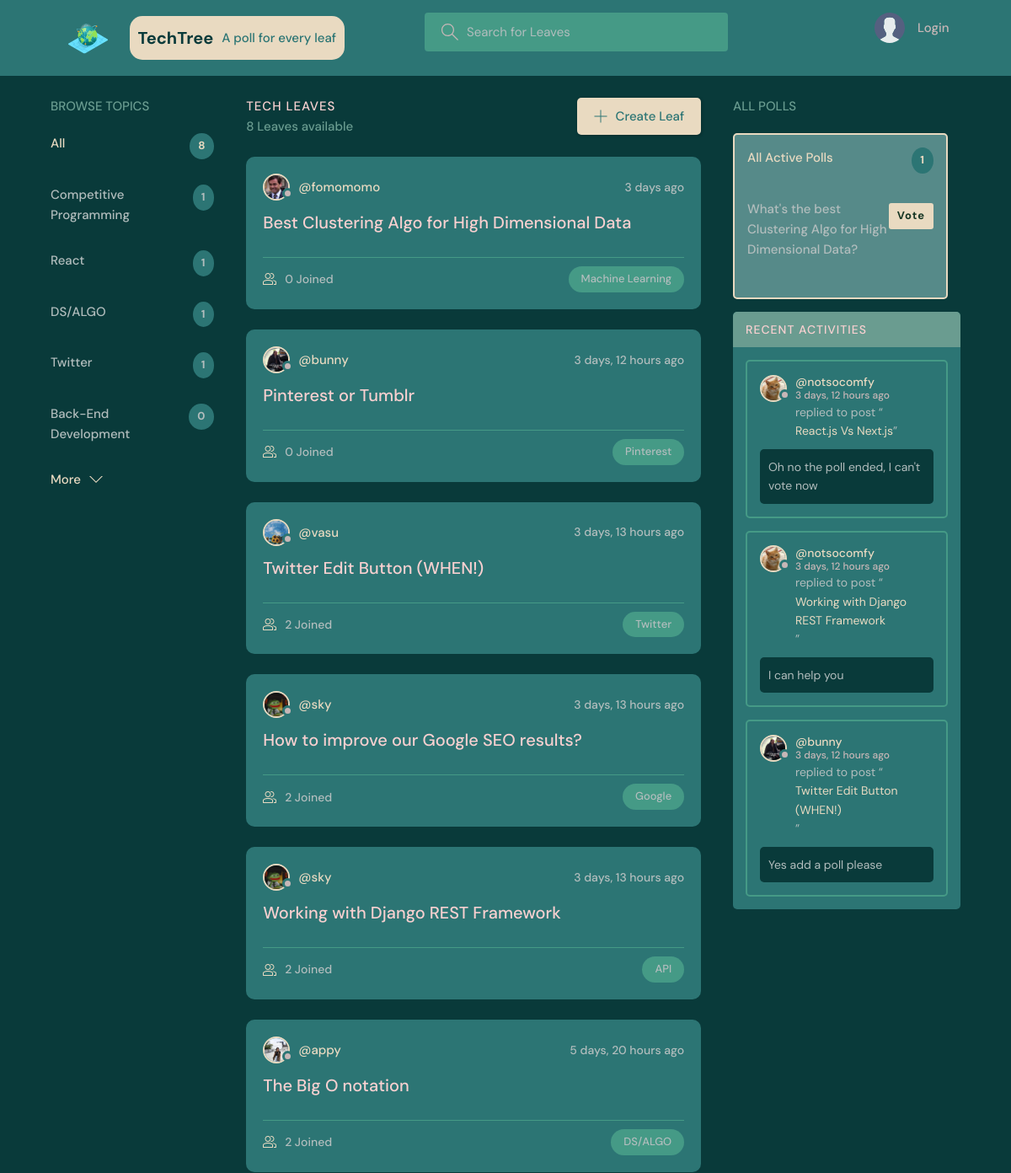
Before: / (upper part) with the older database file.
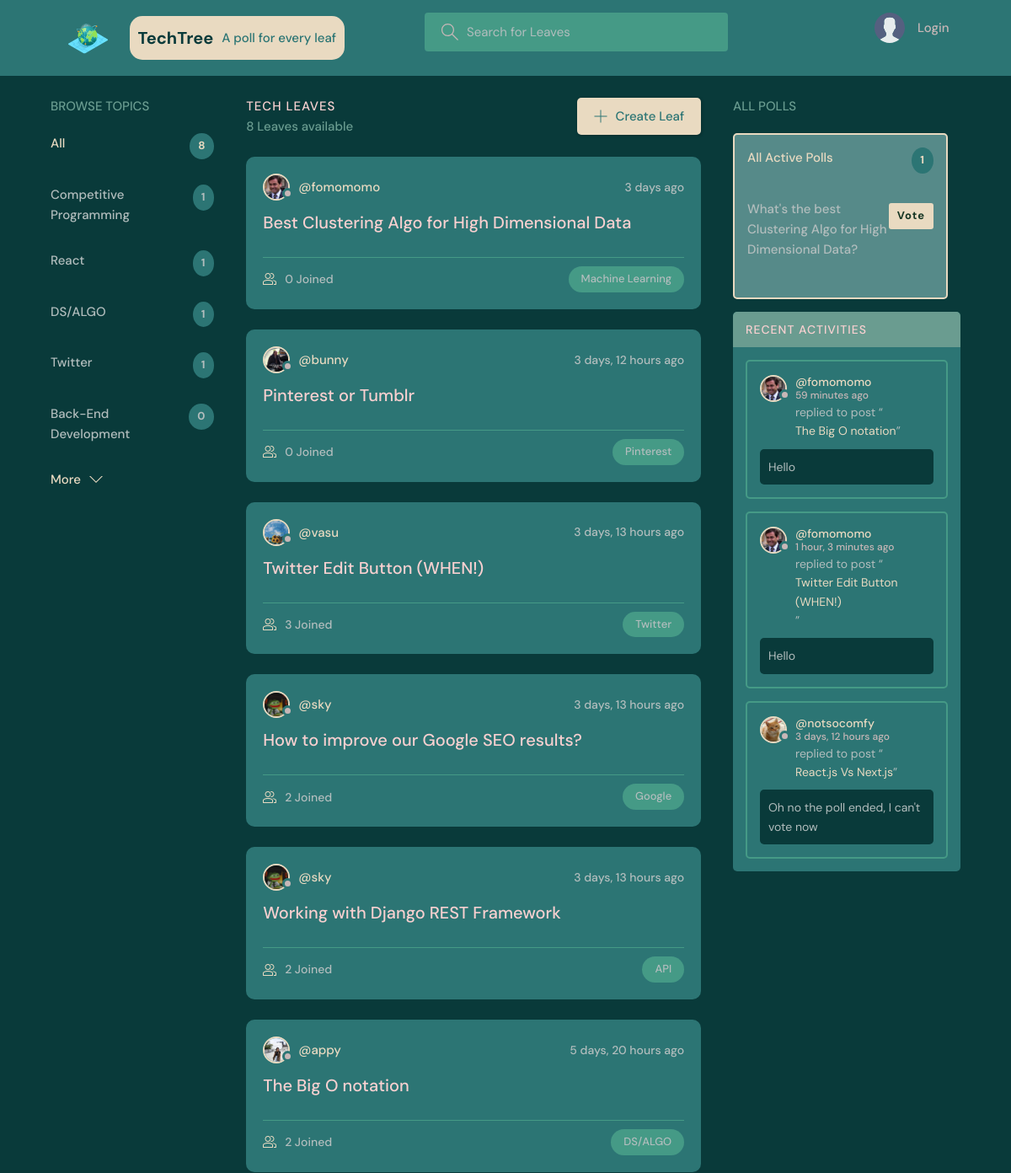
After: the same page with the newer database file.
### base/models.py (models this page shows, shortened)
class Topic(models.Model):
    name = models.CharField(max_length=200)

class Room(models.Model):
    host = models.ForeignKey(User, on_delete=models.SET_NULL, null=True)
    topic = models.ForeignKey(Topic, on_delete=models.SET_NULL, null=True)
    name = models.CharField(max_length=200)
    description = models.TextField(null=True, blank=True)
    participants = models.ManyToManyField(
        User, related_name='participants', blank=True)
    updated = models.DateTimeField(auto_now=True)
    created = models.DateTimeField(auto_now_add=True)
    has_poll = models.BooleanField(default=False)
    class Meta:
        ordering = ['-updated', '-created']
    def __str__(self):
        return self.name

class User(AbstractUser):
    name = models.CharField(max_length=200, null=True)
    email = models.EmailField(unique=True, null=True)
    bio = models.TextField(null=True)
    avatar = models.ImageField(null=True, default="avatar.svg")
    USERNAME_FIELD = 'email'
    REQUIRED_FIELDS = ['username']

class Poll(models.Model):
    host = models.ForeignKey(User, on_delete=models.CASCADE)
    room = models.ForeignKey(Room, on_delete=models.CASCADE)
    question = models.CharField(max_length=200)
    time_created = models.DateTimeField(auto_now_add=True)
    time_end = models.DateTimeField()
    completed = models.BooleanField(default=False)
    poll_takers = models.ManyToManyField(
        User, related_name='poll_takers', blank=True)
    def __str__(self):
        return self.question[0:20]

class Message(models.Model):
    user = models.ForeignKey(User, on_delete=models.CASCADE)
    room = models.ForeignKey(Room, on_delete=models.CASCADE)
    body = models.TextField()
    updated = models.DateTimeField(auto_now=True)
    created = models.DateTimeField(auto_now_add=True)
    class Meta:
        ordering = ['-updated', '-created']

### base/views.py (the view)
# urls.py: path('', views.home, name="home"),
def home(request):
    q = request.GET.get('q') if request.GET.get('q') != None else ''
    rooms = Room.objects.filter(
        Q(topic__name__icontains=q) |
        Q(name__icontains=q) |
        Q(description__icontains=q)
    )
    topics = Topic.objects.all()[0:5]
    room_count = rooms.count()
    room_messages = Message.objects.filter(
        Q(room__topic__name__icontains=q))[0:3]
    leaf_counts = sum([len(topic.room_set.all()) for topic in Topic.objects.all()])
    active_polls = Poll.objects.filter(completed=False).order_by('-time_end')
    active_polls_count = active_polls.count()
    active_polls = active_polls[0:3]
    print(active_polls)
    context = {'rooms': rooms, 'topics': topics,
               'room_count': room_count, 'room_messages': room_messages, 'active_polls': active_polls, 'leaf_counts': leaf_counts, 'active_polls_count': active_polls_count}
    return render(request, 'base/home.html', context)

### base/templates/base/home.html (shortened to what this page needs)
{% extends 'main.html' %}
{% block content %}
<main class="layout layout--3">
  <div class="container">
    {% include 'base/topics_component.html' %}
    <div class="roomList">
      <div class="roomList__header">
        <div>
          <h2>Tech Leaves</h2>
          <p>{{room_count}} Leaves available</p>
        </div>
        <a class="btn btn--main" href="{% url 'create-room' %}">
          <svg version="1.1" xmlns="http://www.w3.org/2000/svg" width="32" height="32" viewBox="0 0 32 32">
            <title>add</title>
            <path
              d="M16.943 0.943h-1.885v14.115h-14.115v1.885h14.115v14.115h1.885v-14.115h14.115v-1.885h-14.115v-14.115z">
            </path>
          </svg>
          Create Leaf
        </a>
      </div>
      {% include 'base/feed_component.html' %}
    </div>
    {% include 'base/activity_component.html' %}
  </div>
</main>
{% endblock %}

### base/templates/base/topics_component.html
<div class="topics">
    <div class="topics__header">
        <h2>Browse Topics</h2>
    </div>
    <ul class="topics__list">
        <li>
            <a href="{% url 'home' %}" class="active">All <span>{{leaf_counts}}</span></a>
        </li>
        {% for topic in topics %}
        <li>
            <a href="{% url 'home' %}?q={{topic.name}}">{{topic.name}}<span>{{topic.room_set.all.count}}</span></a>
        </li>
        {% endfor %}
    </ul>
    <a class="btn btn--link" href="{% url 'topics' %}">
        More
        <svg version="1.1" xmlns="http://www.w3.org/2000/svg" width="32" height="32" viewBox="0 0 32 32">
            <title>chevron-down</title>
            <path d="M16 21l-13-13h-3l16 16 16-16h-3l-13 13z"></path>
        </svg>
    </a>
</div>

### base/templates/base/feed_component.html (shortened to what this page needs)
{% for room in rooms %}
<div class="roomListRoom">
    <div class="roomListRoom__header">
        <a href="{% url 'user-profile' room.host.id %}" class="roomListRoom__author">
            <div class="avatar avatar--small">
                <img src="{{room.host.avatar.url}}" />
            </div>
            <span>@{{room.host.username}}</span>
        </a>
        <div class="roomListRoom__actions">
            <span>{{room.created|timesince}} ago</span>
        </div>
    </div>
    <div class="roomListRoom__content">
        <a href="{% url 'room' room.id %}">{{room.name}}</a>
    </div>
    <div class="roomListRoom__meta">
        <a href="{% url 'room' room.id %}" class="roomListRoom__joined">
            {{room.participants.all.count}} Joined
        </a>
        <p class="roomListRoom__topic">{{room.topic.name}}</p>
    </div>
</div>
{% endfor %}

### base/templates/base/activity_component.html (shortened to what this page needs)
<div>
    <div class="polling">
        <div class="topics__header">
            <h2>All Polls</h2>
        </div>
        <div class="polling__box">
            <ul class="topics__list">
                <li>
                    <a href="{% url 'all-polls' %}" class="active">All Active Polls<span>{{active_polls_count}}</span></a>
                </li>
                {% for active_poll in active_polls %}
                <li>
                    <a href="{% url 'poll' active_poll.room.id %}">{{active_poll.question}} <span id="voted">{% if request.user in active_poll.poll_takers.all %}Voted{% else %}Vote{% endif %}</span></a>
                </li>
                {% endfor %}
            </ul>
        </div>
    </div>
    <div class="activities">
        <div class="activities__header">
            <h2>Recent Activities</h2>
        </div>
        {% for message in room_messages %}
        <div class="activities__box">
            <div class="activities__boxHeader roomListRoom__header">
                <a href="{% url 'user-profile' message.user.id %}" class="roomListRoom__author">
                    <div class="avatar avatar--small">
                        <img src="{{message.user.avatar.url}}" />
                    </div>
                    <p>
                        @{{message.user.username}}
                        <span>{{message.created|timesince}} ago</span>
                    </p>
                </a>
            </div>
            <div class="activities__boxContent">
                <p>replied to post “<a href="{% url 'room' message.room.id %}">{{message.room}}</a>”</p>
                <div class="activities__boxRoomContent">{{message.body}}</div>
            </div>
        </div>
        {% endfor %}
    </div>
</div>

Changed rows visible on the page:
no longer on this page (row unchanged): Message: user.avatar (picture), user.username "notsocomfy", created "3 days, 12 hours", room "Working with Django REST Framework", body "I can help you"
no longer on this page (row unchanged): Message: user.avatar (picture), user.username "bunny", created "3 days, 12 hours", room "Twitter Edit Button (WHEN!)", body "Yes add a poll please"
computed for Room "Twitter Edit Button (WHEN!)": participants.all.count "2" → "3"
added Message: user.avatar (picture), user.username "fomomomo", created "59 minutes", room "The Big O notation", body "Hello"
added Message: user.avatar (picture), user.username "fomomomo", created "1 hour, 3 minutes", room "Twitter Edit Button (WHEN!)", body "Hello"
